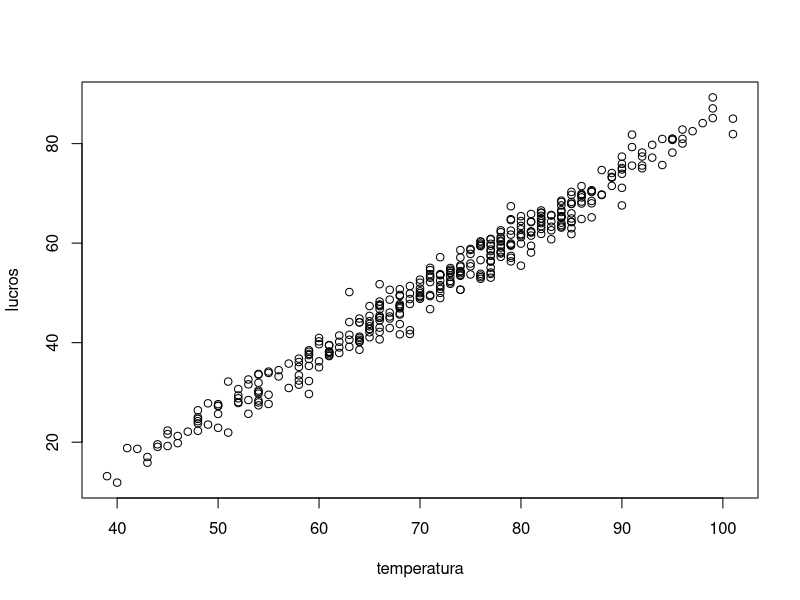
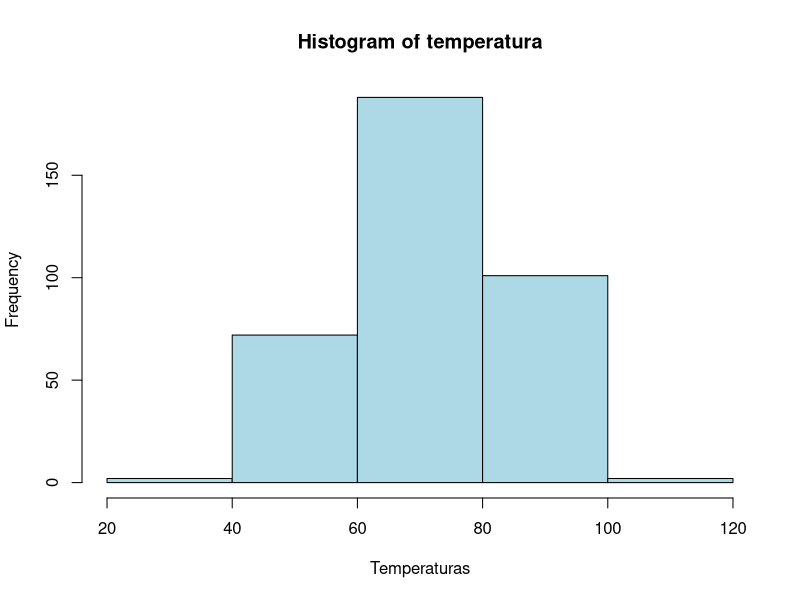

Reproduce these figures in R, in order.
data <- read.csv("IceCreamSales.csv", sep = ",")

lucros <- data$Lucro
temperatura <- data$Temperatura

# 1. a
media_lucro <- mean(lucros)
mediana_lucro <- median(lucros)
desvio_padrao_lucro <- sd(lucros)

# 1. b
plot(temperatura, lucros)

# 1. d
amplitude_temp <- max(temperatura) - min(temperatura)
classes <- max(sqrt(length(temperatura)), 1 + 3.22 * log(length(temperatura), 10))
intervalos <- round(amplitude_temp / classes, 1)

hist_temp <- hist(temperatura, breaks = intervalos, 
                  xlab = "Temperaturas", col = "lightblue")

# 2
acucar <- c(25.3, 24.7, 26.5, 23.8, 27.1, 25.6, 26.8, 24.5, 28.2, 25.9)
media_acucar <- mean(acucar)
